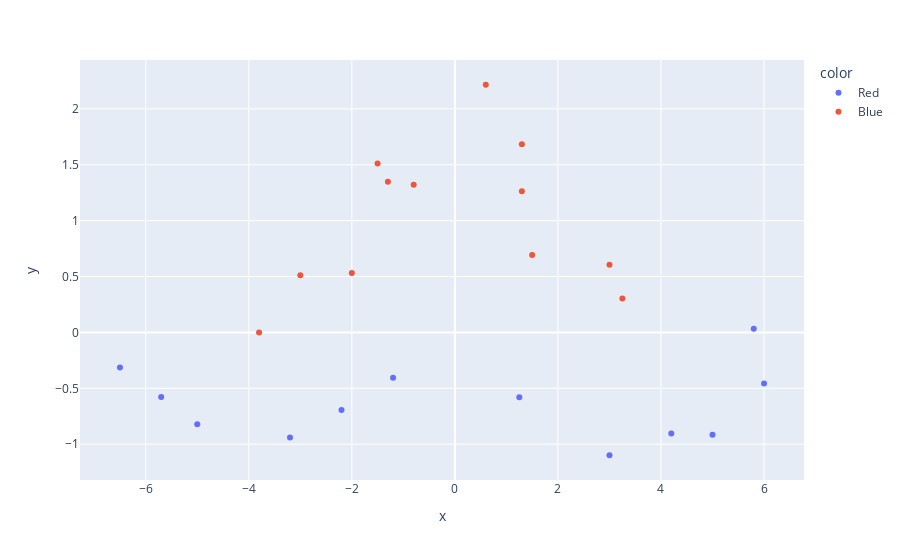

Notebook code cell kept with this figure:
### Markdown cell above
The longer the point is from $X=0$, the higher the $y$ value for the Blue dots. To flatten this out, I decided to divide absolute y values by the absolute x values, and smooth it with a log. I added 0.0001 to the x part, in case an x value is 0 or very very close to it.
$$ log (\frac{|y|}{|x|})$$   

The result is the following (using the x values)

### Code cell
import plotly.express as px
fig = px.scatter(x=(xy_datapoint['x']), y=np.log(np.abs(xy_datapoint['y'])/np.abs(xy_datapoint['x']+0.0001)), color = xy_datapoint['color'])
fig.show()

### Figure 1 — Plotly figure (JSON) as saved in the notebook; plotly's stock layout.template omitted (floating-point values rounded to 4 significant figures)
{"data": [{"hovertemplate": "color=Red<br>x=%{x}<br>y=%{y}<extra></extra>", "legendgroup": "Red", "marker": {"color": "#636efa", "symbol": "circle"}, "mode": "markers", "name": "Red", "orientation": "v", "showlegend": true, "type": "scatter", "x": [-6.5, -5.7, -5, -3.2, -2.2, -1.2, 1.25, 3, 4.2, 5, 6, 5.8], "xaxis": "x", "y": [-0.3136, -0.5773, -0.821, -0.94, -0.6931, -0.4054, -0.5799, -1.099, -0.9045, -0.9163, -0.4568, 0.03388], "yaxis": "y"}, {"hovertemplate": "color=Blue<br>x=%{x}<br>y=%{y}<extra></extra>", "legendgroup": "Blue", "marker": {"color": "#EF553B", "symbol": "circle"}, "mode": "markers", "name": "Blue", "orientation": "v", "showlegend": true, "type": "scatter", "x": [-3.8, -3, -2, -1.5, -1.3, -0.8, 0.6, 1.3, 1.3, 1.5, 3, 3.25], "xaxis": "x", "y": [2.632e-05, 0.5109, 0.5307, 1.512, 1.347, 1.322, 2.215, 1.683, 1.264, 0.6931, 0.6061, 0.3029], "yaxis": "y"}], "layout": {"autosize": true, "legend": {"title": {"text": "color"}, "tracegroupgap": 0}, "margin": {"t": 60}, "xaxis": {"anchor": "y", "autorange": true, "domain": [0, 1], "range": [-7.242, 6.742], "title": {"text": "x"}, "type": "linear"}, "yaxis": {"anchor": "x", "autorange": true, "domain": [0, 1], "range": [-1.355, 2.472], "title": {"text": "y"}, "type": "linear"}}}
